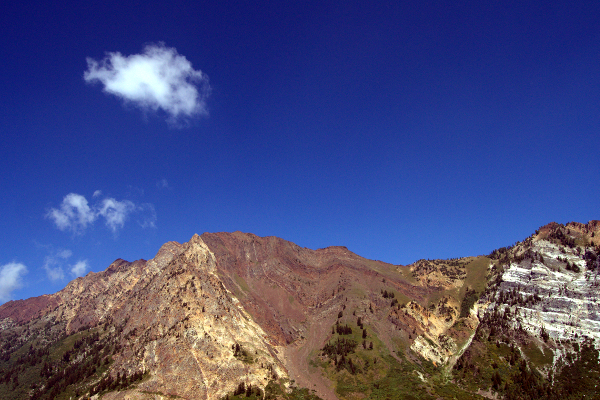
%> input picture 3. nedēļa/Attēlu apstrāde/kalni.png, 600 x 400 px
$ octave AA_01.m   (GNU Octave 9; MATLAB toolbox functions it lacks are replaced by stand-ins)
%> lines starting %> are read from the running program, lines starting %| are printed output that depends on the picture
clear all;
close all;

ci=imread("kalni.png");
%> ci is the input picture: size 400x600x3 uint8; mean R, G, B 72.3, 76.8, 124.9
blue=ci(:,:,3);
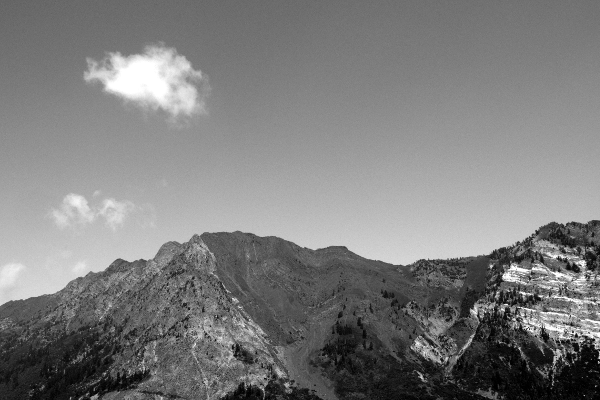
%> blue: size 400x600 uint8; min 0, max 255, mean 124.9
imshow(blue)

L=5;
[x y] = meshgrid([-L:L]);
z=exp(-(x.^2+y.^2)/L);
h=z/sum(sum(z));
surf(x,y,h);
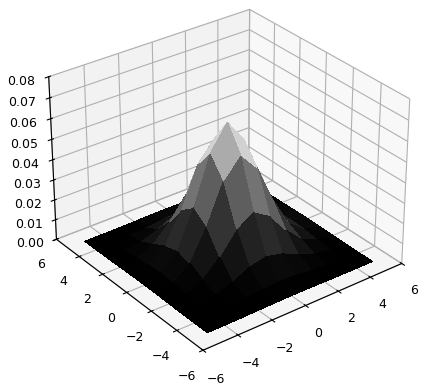
%> figure redrawn from the program's plot data

migla = conv2 (blue, h, "same");
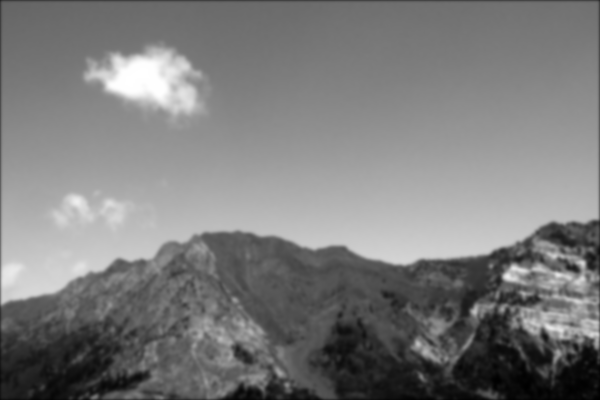
%> migla: size 400x600 double; min 1.26, max 255, mean 124.4; drawn with min black and max white
bilde=uint8(migla);
imshow(bilde);
imwrite (bilde, "migla.png");

d=zeros(size(h));
d(L+1,L+1)=1;
g=d-h; # ZF-AF transformaacija
kantes = conv2 (blue, g, "same");
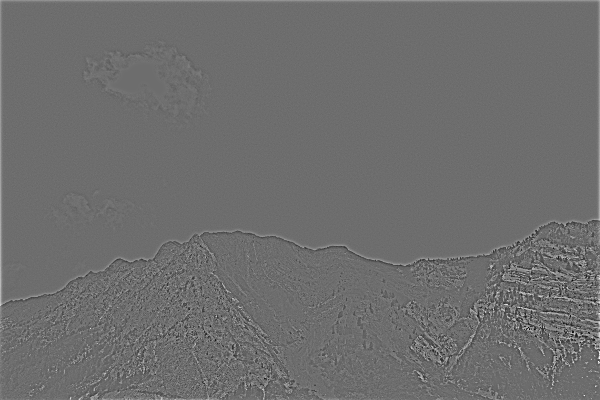
%> kantes: size 400x600 double; min -124.4, max 164.6, mean 0.5; drawn with min black and max white
m1=min(min(kantes))
%> m1 = -124.4
m2=max(max(kantes))
%> m2 = 164.6
imshow(kantes,[m1 m2]);
